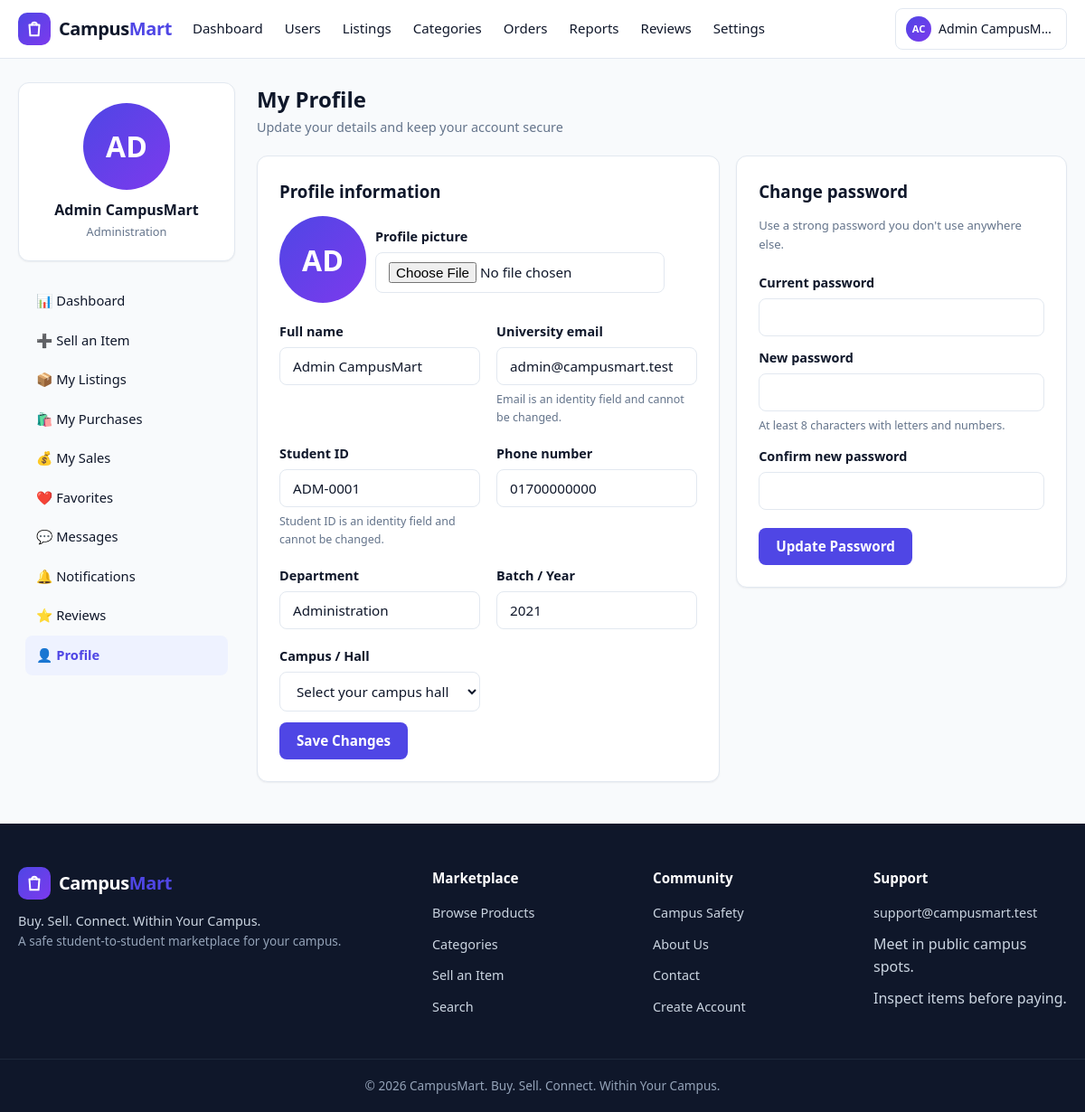
Screenshot of /user/profile.php (signed in) with the database file from the repository.
### tables this page shows
CREATE TABLE users (
  id INT UNSIGNED NOT NULL AUTO_INCREMENT,
  full_name VARCHAR(100) NOT NULL,
  student_id VARCHAR(30) NOT NULL,
  email VARCHAR(150) NOT NULL,
  phone VARCHAR(20) DEFAULT NULL,
  password_hash VARCHAR(255) NOT NULL,
  department VARCHAR(100) DEFAULT NULL,
  batch VARCHAR(30) DEFAULT NULL,
  hall VARCHAR(100) DEFAULT NULL,
  profile_image VARCHAR(255) DEFAULT NULL,
  role ENUM('student','admin') NOT NULL DEFAULT 'student',
  status ENUM('active','suspended') NOT NULL DEFAULT 'active',
  is_verified TINYINT(1) NOT NULL DEFAULT 0,
  created_at DATETIME NOT NULL DEFAULT CURRENT_TIMESTAMP,
  updated_at DATETIME NOT NULL DEFAULT CURRENT_TIMESTAMP ON UPDATE CURRENT_TIMESTAMP,
  PRIMARY KEY (id),
  UNIQUE KEY uq_users_student_id (student_id),
  UNIQUE KEY uq_users_email (email),
  KEY idx_users_status (status),
  KEY idx_users_role (role)
);

### user/profile.php (the view, shortened to what this page needs)
<?php
require_login();
$user = current_user();
$errors = [];
$old = [
    'full_name' => $user['full_name'],
    'phone'     => $user['phone'] ?? '',
    'department'=> $user['department'] ?? '',
    'batch'     => $user['batch'] ?? '',
    'hall'      => $user['hall'] ?? '',
];
$activeNav = 'profile';
require __DIR__ . '/../includes/header.php';
?>
<div class="dash-wrap">
  <?php require __DIR__ . '/_sidebar.php'; ?>
  <main class="dash-main">
    <div class="dash-header">
      <div>
        <h1>My Profile</h1>
        <div class="sub">Update your details and keep your account secure</div>
      </div>
    </div>
    <div class="chart-grid" style="grid-template-columns: 1.4fr 1fr; margin-bottom:20px;">
      <div class="card" style="padding:24px;">
        <h3 class="mb-2">Profile information</h3>
        <form method="post" action="profile.php" enctype="multipart/form-data" novalidate>
          <div class="flex mb-3">
            <span class="avatar avatar-lg" data-initials="<?= e(strtoupper(substr($old['full_name'], 0, 2))) ?>">
            </span>
            <div>
              <div class="form-group">
                <label class="form-label" for="profile_image">Profile picture</label>
                <input class="form-control" type="file" id="profile_image" name="profile_image" accept="image/jpeg,image/png,image/webp,image/gif" style="max-width:320px;">
              </div>
            </div>
          </div>
          <div class="form-grid mb-2">
            <div class="form-group <?= isset($errors['full_name']) ? 'invalid' : '' ?>">
              <label class="form-label" for="full_name">Full name</label>
              <input class="form-control" type="text" id="full_name" name="full_name" value="<?= e($old['full_name']) ?>" required>
            </div>
            <div class="form-group">
              <label class="form-label" for="email">University email</label>
              <input class="form-control" type="email" value="<?= e($user['email']) ?>" disabled>
              <span class="form-hint">Email is an identity field and cannot be changed.</span>
            </div>
            <div class="form-group">
              <label class="form-label" for="student_id">Student ID</label>
              <input class="form-control" type="text" value="<?= e($user['student_id']) ?>" disabled>
              <span class="form-hint">Student ID is an identity field and cannot be changed.</span>
            </div>
            <div class="form-group <?= isset($errors['phone']) ? 'invalid' : '' ?>">
              <label class="form-label" for="phone">Phone number</label>
              <input class="form-control" type="tel" id="phone" name="phone" value="<?= e($old['phone']) ?>" required>
            </div>
            <div class="form-group <?= isset($errors['department']) ? 'invalid' : '' ?>">
              <label class="form-label" for="department">Department</label>
              <input class="form-control" type="text" id="department" name="department" value="<?= e($old['department']) ?>" required>
            </div>
            <div class="form-group <?= isset($errors['batch']) ? 'invalid' : '' ?>">
              <label class="form-label" for="batch">Batch / Year</label>
              <input class="form-control" type="text" id="batch" name="batch" value="<?= e($old['batch']) ?>" required>
            </div>
            <div class="form-group <?= isset($errors['hall']) ? 'invalid' : '' ?>">
              <label class="form-label" for="hall">Campus / Hall</label>
              <?= hall_select_html('hall', $old['hall'], 'Select your campus hall') ?>
            </div>
          </div>
          <button class="btn btn-primary" type="submit">Save Changes</button>
        </form>
      </div>
      <div class="card" style="padding:24px; align-self:start;">
        <h3 class="mb-2">Change password</h3>
        <p class="text-muted text-small mb-3">Use a strong password you don't use anywhere else.</p>
        <form method="post" action="profile.php" novalidate>
          <div class="form-group mb-2 <?= isset($errors['current_password']) ? 'invalid' : '' ?>">
            <label class="form-label" for="current_password">Current password</label>
            <input class="form-control" type="password" id="current_password" name="current_password" required autocomplete="current-password">
          </div>
          <div class="form-group mb-2 <?= isset($errors['new_password']) ? 'invalid' : '' ?>">
            <label class="form-label" for="new_password">New password</label>
            <input class="form-control" type="password" id="new_password" name="new_password" required minlength="8">
            <span class="form-hint">At least 8 characters with letters and numbers.</span>
          </div>
          <div class="form-group mb-3 <?= isset($errors['password_confirm']) ? 'invalid' : '' ?>">
            <label class="form-label" for="password_confirm">Confirm new password</label>
            <input class="form-control" type="password" id="password_confirm" name="password_confirm" required>
          </div>
          <button class="btn btn-primary" type="submit">Update Password</button>
        </form>
      </div>
    </div>
  </main>
</div>
<?php require __DIR__ . '/../includes/footer.php'; ?>

### includes/navbar.php (shortened to what this page needs)
<?php
$navUser = current_user();
$navScript = basename($_SERVER['SCRIPT_NAME'] ?? '');
$navDir = basename(dirname($_SERVER['SCRIPT_NAME'] ?? ''));
if ($navDir === 'admin') {
    $navActive = $navScript;
} else {
    $navMap = [
        'index.php'        => 'home',
        'products.php'     => 'browse',
        'search.php'       => 'browse',
        'categories.php'   => 'categories',
        'sell.php'         => 'sell',
        'safety.php'       => 'safety',
        'about.php'        => 'about',
        'dashboard.php'    => 'my-dashboard',
        'add-listing.php'  => 'sell',
        'edit-listing.php' => 'sell',
        'favorites.php'    => 'favorites',
        'messages.php'     => 'messages',
        'notifications.php'=> 'notifications',
    ];
    $navActive = $navMap[$navScript] ?? '';
}
function nav_active(string $key, string $current): string
{
    return $current === $key ? ' class="active"' : '';
}
function nav_initials(array $user): string
{
    $words = preg_split('/\s+/', trim($user['full_name']));
    $initials = '';
    foreach (array_slice($words ?: [], 0, 2) as $w) {
        $initials .= mb_substr($w, 0, 1);
    }
    return strtoupper($initials ?: 'U');
}
?>
<header class="navbar">
  <div class="nav-container">
    <a class="navbar-brand" href="<?= e(APP_BASE_URL . '/index.php') ?>">
      <span class="brand-mark" aria-hidden="true">
        <svg viewBox="0 0 24 24" fill="none" stroke="currentColor" stroke-width="2.2" stroke-linecap="round" stroke-linejoin="round" width="22" height="22">
          <path d="M6 7h12l-1 13H7L6 7z"/>
          <path d="M9 7a3 3 0 0 1 6 0"/>
        </svg>
      </span>
      <span class="brand-name">Campus<em>Mart</em></span>
    </a>
    <nav class="nav-links" id="navLinks" aria-label="Main navigation">
      <ul class="nav-menu">
        <?php if ($navUser && $navUser['role'] === 'admin'): ?>
          <li><a href="<?= e(APP_BASE_URL . '/admin/dashboard.php') ?>"<?= nav_active('dashboard.php', $navActive) ?>>Dashboard</a></li>
          <li><a href="<?= e(APP_BASE_URL . '/admin/users.php') ?>"<?= nav_active('users.php', $navActive) ?>>Users</a></li>
          <li><a href="<?= e(APP_BASE_URL . '/admin/products.php') ?>"<?= nav_active('products.php', $navActive) ?>>Listings</a></li>
          <li><a href="<?= e(APP_BASE_URL . '/admin/categories.php') ?>"<?= nav_active('categories.php', $navActive) ?>>Categories</a></li>
          <li><a href="<?= e(APP_BASE_URL . '/admin/orders.php') ?>"<?= nav_active('orders.php', $navActive) ?>>Orders</a></li>
          <li><a href="<?= e(APP_BASE_URL . '/admin/reports.php') ?>"<?= nav_active('reports.php', $navActive) ?>>Reports</a></li>
          <li><a href="<?= e(APP_BASE_URL . '/admin/reviews.php') ?>"<?= nav_active('reviews.php', $navActive) ?>>Reviews</a></li>
          <li><a href="<?= e(APP_BASE_URL . '/admin/settings.php') ?>"<?= nav_active('settings.php', $navActive) ?>>Settings</a></li>
        <?php endif; ?>
      </ul>
      <ul class="nav-actions">
        <?php if (!$navUser): ?>
          <li><a class="btn btn-ghost btn-sm" href="<?= e(APP_BASE_URL . '/login.php') ?>">Login</a></li>
          <li><a class="btn btn-primary btn-sm" href="<?= e(APP_BASE_URL . '/register.php') ?>">Register</a></li>
        <?php else: ?>
          <li class="nav-user">
            <a class="user-chip" href="<?= e(APP_BASE_URL . ($navUser['role'] === 'admin' ? '/admin/dashboard.php' : '/user/profile.php')) ?>">
              <span class="avatar avatar-xs" data-initials="<?= e(nav_initials($navUser)) ?>"></span>
              <span class="user-name"><?= e($navUser['full_name']) ?></span>
            </a>
          </li>
        <?php endif; ?>
      </ul>
    </nav>
  </div>
</header>

### user/_sidebar.php (shortened to what this page needs)
<?php
$u = current_user();
$navItems = [
    'dashboard'     => ['📊', 'Dashboard', 'dashboard.php'],
    'add-listing'   => ['➕', 'Sell an Item', 'add-listing.php'],
    'listings'      => ['📦', 'My Listings', 'listings.php'],
    'purchases'     => ['🛍️', 'My Purchases', 'purchases.php'],
    'sales'         => ['💰', 'My Sales', 'sales.php'],
    'favorites'     => ['❤️', 'Favorites', 'favorites.php'],
    'messages'      => ['💬', 'Messages', 'messages.php'],
    'notifications' => ['🔔', 'Notifications', 'notifications.php'],
    'reviews'       => ['⭐', 'Reviews', 'reviews.php'],
    'profile'       => ['👤', 'Profile', 'profile.php'],
];
?>
<aside class="dash-side">
  <div class="card dash-profile">
    <span class="avatar avatar-lg" data-initials="<?= e(strtoupper(substr($u['full_name'], 0, 2))) ?>">
    </span>
    <div class="name"><?= e($u['full_name']) ?></div>
    <div class="role"><?= e($u['department'] ?? 'Student') ?></div>
  </div>
  <nav class="dash-nav">
    <?php foreach ($navItems as $key => $item): ?>
      <?php if ($key === 'notifications'): ?>
        <a href="<?= e(APP_BASE_URL . '/user/' . $item[2]) ?>" class="<?= $activeNav === $key ? 'active' : '' ?>"><?= $item[0] ?> <?= e($item[1]) ?>
        </a>
      <?php else: ?>
        <a href="<?= e(APP_BASE_URL . '/user/' . $item[2]) ?>" class="<?= $activeNav === $key ? 'active' : '' ?>"><?= $item[0] ?> <?= e($item[1]) ?></a>
      <?php endif; ?>
    <?php endforeach; ?>
  </nav>
</aside>

### assets/css/style.css (style rules this page uses)
:root { --color-primary: #4f46e5; --color-primary-dark: #4338ca; --color-primary-light: #eef2ff; --color-success: #16a34a; --color-success-light: #f0fdf4; --color-warning: #d97706; --color-warning-light: #fffbeb; --color-danger: #dc2626; --color-danger-light: #fef2f2; --color-info: #0284c7; --color-info-light: #f0f9ff; --color-text: #0f172a; --color-text-muted: #64748b; --color-border: #e2e8f0; --color-bg: #f8fafc; --color-surface: #ffffff; --color-footer: #0f172a; --radius-sm: 8px; --radius-md: 12px; --radius-lg: 18px; --shadow-sm: 0 1px 2px rgba(15, 23, 42, 0.06); --shadow-md: 0 4px 14px rgba(15, 23, 42, 0.08); --shadow-lg: 0 12px 32px rgba(15, 23, 42, 0.14); --font-sans: "Segoe UI", system-ui, -apple-system, "Helvetica Neue", Arial, sans-serif; }
* { box-sizing: border-box; margin: 0; padding: 0; }
html { scroll-behavior: smooth; }
body { font-family: var(--font-sans); background: var(--color-bg); color: var(--color-text); line-height: 1.6; min-height: 100vh; display: flex; flex-direction: column; }
a { color: var(--color-primary); text-decoration: none; }
ul { list-style: none; }
button { font-family: inherit; cursor: pointer; }
input, select, textarea { font-family: inherit; font-size: 0.95rem; }
.btn { display: inline-flex; align-items: center; justify-content: center; gap: 8px; padding: 10px 18px; border-radius: var(--radius-sm); border: 1px solid transparent; font-size: 0.95rem; font-weight: 600; line-height: 1.2; transition: background 0.15s ease, color 0.15s ease, border-color 0.15s ease, transform 0.05s ease; cursor: pointer; text-align: center; }
.btn-primary { background: var(--color-primary); color: #fff; }
.navbar { position: sticky; top: 0; z-index: 100; background: rgba(255, 255, 255, 0.92); backdrop-filter: blur(10px); border-bottom: 1px solid var(--color-border); }
.nav-container { display: flex; align-items: center; justify-content: space-between; max-width: 1200px; margin: 0 auto; padding: 0 20px; height: 64px; gap: 12px; }
.navbar-brand { display: inline-flex; align-items: center; gap: 9px; }
.brand-mark { display: inline-flex; align-items: center; justify-content: center; width: 36px; height: 36px; border-radius: 10px; background: linear-gradient(135deg, var(--color-primary), #7c3aed); color: #fff; }
.brand-name { font-size: 1.25rem; font-weight: 800; color: var(--color-text); letter-spacing: -0.02em; }
.brand-name em { font-style: normal; color: var(--color-primary); }
.nav-links { display: flex; align-items: center; gap: 8px; flex: 1; }
.nav-menu { display: flex; align-items: center; gap: 2px; flex-wrap: wrap; }
.nav-links a { color: var(--color-text); font-weight: 500; font-size: 0.94rem; padding: 8px 11px; border-radius: 8px; }
.nav-actions { display: flex; align-items: center; gap: 8px; margin-left: auto; }
.nav-user { position: relative; }
.user-chip { display: inline-flex; align-items: center; gap: 8px; padding: 5px 10px; border-radius: 999px; border: 1px solid var(--color-border); background: #fff; }
.user-name { max-width: 130px; overflow: hidden; text-overflow: ellipsis; white-space: nowrap; font-size: 0.88rem; }
.avatar { display: inline-flex; align-items: center; justify-content: center; border-radius: 50%; background: linear-gradient(135deg, var(--color-primary), #7c3aed); color: #fff; font-weight: 700; font-size: 0.8rem; overflow: hidden; flex-shrink: 0; }
.avatar-xs { width: 28px; height: 28px; font-size: 0.7rem; }
.avatar-lg { width: 96px; height: 96px; font-size: 2rem; }
.card { background: var(--color-surface); border: 1px solid var(--color-border); border-radius: var(--radius-md); box-shadow: var(--shadow-sm); }
.form-grid { display: grid; grid-template-columns: 1fr 1fr; gap: 18px; }
.form-group { display: flex; flex-direction: column; gap: 6px; }
.form-label { font-weight: 600; font-size: 0.9rem; }
.form-hint { font-size: 0.78rem; color: var(--color-text-muted); }
.form-control { width: 100%; padding: 10px 14px; border: 1px solid var(--color-border); border-radius: var(--radius-sm); background: #fff; color: var(--color-text); transition: border-color 0.15s, box-shadow 0.15s; }
.mb-2 { margin-bottom: 12px; }
.mb-3 { margin-bottom: 20px; }
.text-muted { color: var(--color-text-muted); }
.text-small { font-size: 0.82rem; }
.flex { display: flex; gap: 10px; align-items: center; }

### rows the page displays
users: full_name "Admin CampusM…", full_name "Admin CampusMart", department "Administration", email "admin@campusmart.test", student "ADM-0001", phone "01700000000", batch "2021"

### other values shown
$item[0] "📊"
$item[1] "Dashboard"
$item[0] "➕"
$item[1] "Sell an Item"
$item[0] "📦"
$item[1] "My Listings"
$item[0] "🛍️"
$item[1] "My Purchases"
$item[0] "💰"
$item[1] "My Sales"
$item[0] "❤️"
$item[1] "Favorites"
$item[0] "💬"
$item[1] "Messages"
$item[0] "🔔"
